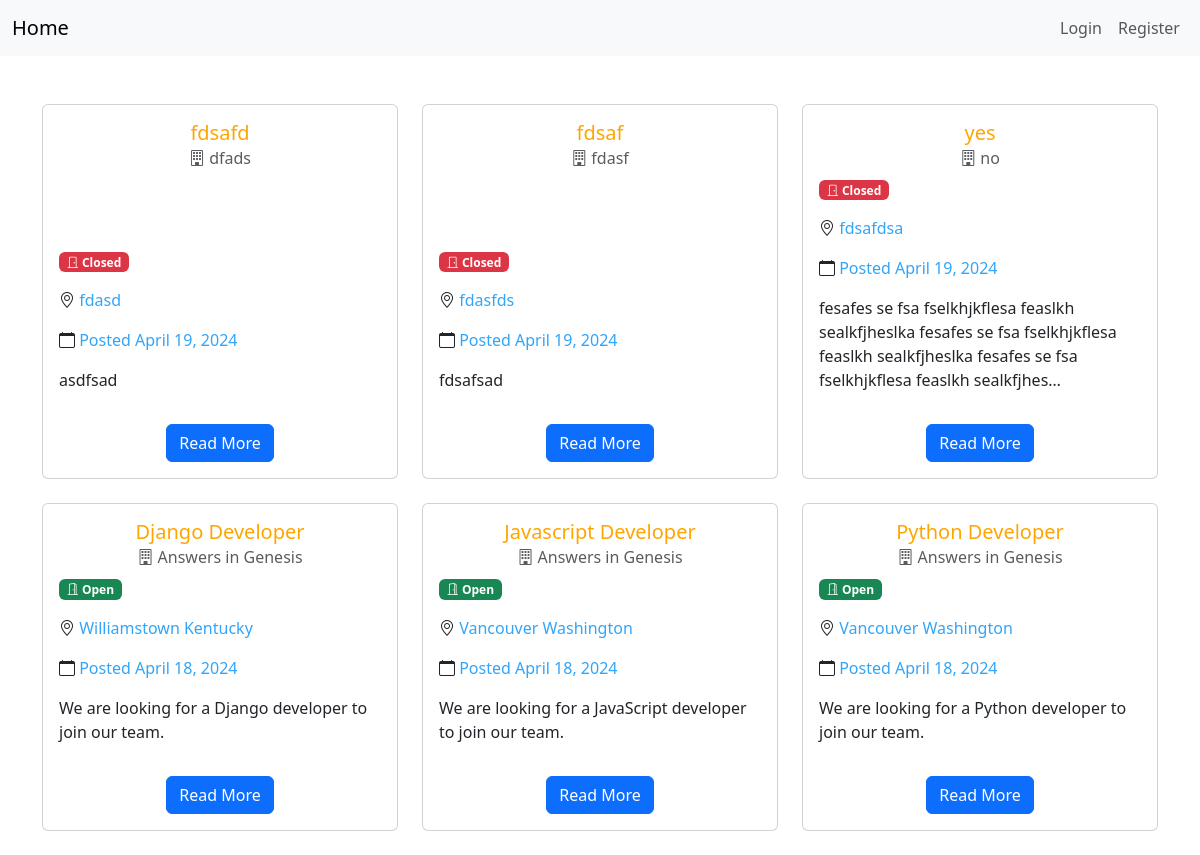
The app's page /, older data.
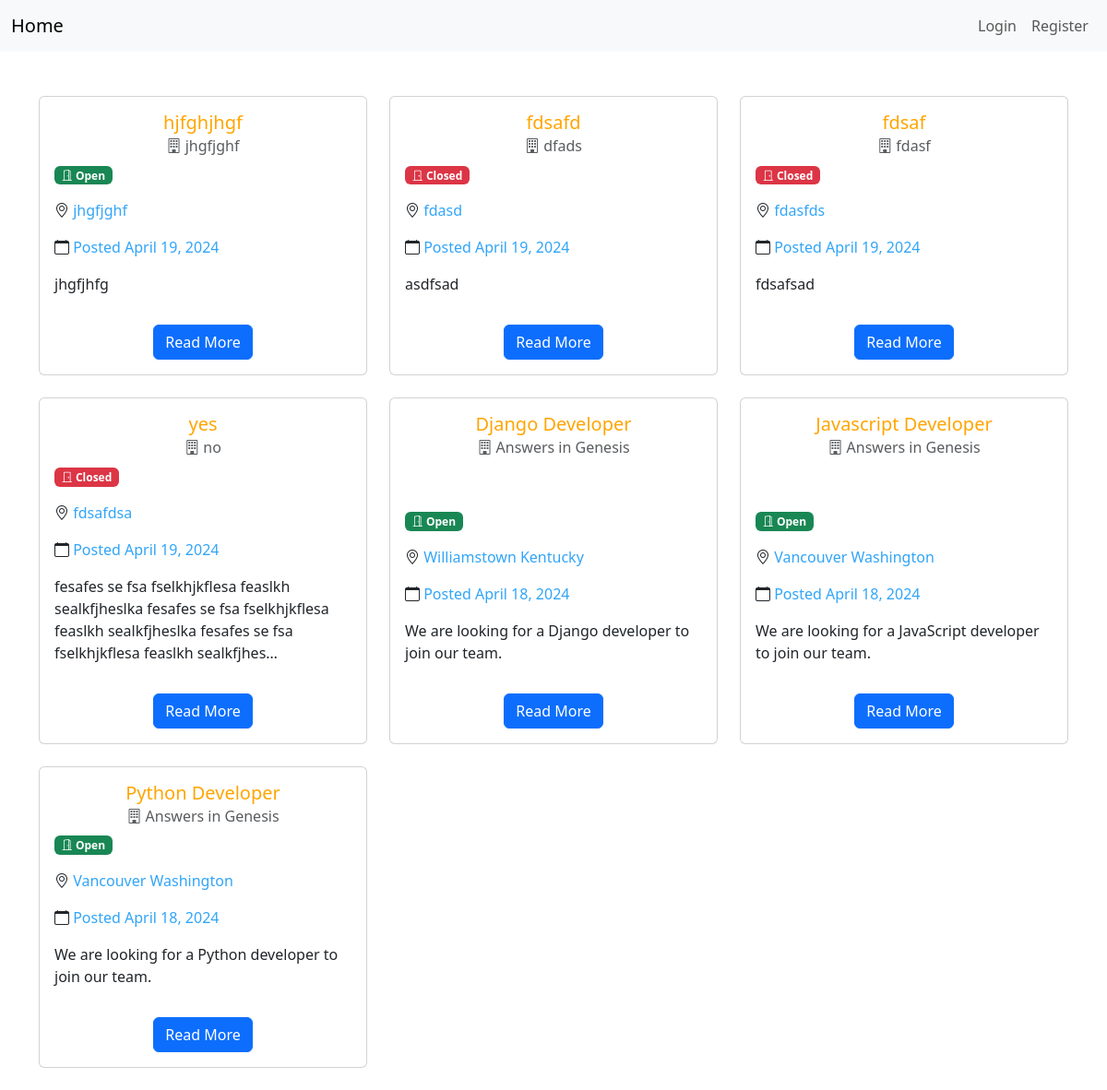
The same page, newer data.
### jobs/models.py (models this page shows, shortened)
class Job(models.Model):
    user = models.ForeignKey(User, null=True, blank=True, on_delete=models.CASCADE)
    title = models.CharField(max_length=100)
    company = models.CharField(max_length=100)
    description = models.TextField(null=True, blank=True)
    location = models.CharField(max_length=100)
    deadline = models.DateTimeField()
    updated_at = models.DateTimeField(auto_now=True)
    created_at = models.DateTimeField(auto_now_add=True)
    available = models.BooleanField(default=True)
    class Meta:
        ordering = ["-updated_at", "-created_at"]

### jobs/views.py (the view)
# urls.py: path("", views.index, name="index"),
def index(request):
    jobs = Job.objects.all()
    context = {
        "jobs": jobs,
    }
    return render(request, "index.html", context)

### jobs/templates/index.html
{% extends 'main.html' %}
{% block content %}
<div class="container mt-5">
  <div class="row">
    {% for job in jobs %}
    <div class="col-md-4 d-flex mb-4">
      <div class="card w-100">
        <div class="card-body d-flex flex-column">
          <h5 class="card-title text-center">
            <a href="{% url 'job' job.id %}" class="stretched-link text-decoration-none" style="color: orange;">
              {{ job.title }}
            </a>
          </h5>
          <h6 class="card-subtitle mb-2 text-muted text-center">
            <i class="bi bi-building"></i> {{ job.company }}
          </h6>
          <p class="mt-auto">
            <span class="badge {{ job.available|yesno:'bg-success,bg-danger' }}">
              <i class="bi {{ job.available|yesno:'bi-door-open,bi-door-closed' }}"></i> {{ job.available|yesno:'Open,Closed' }}
            </span>
          </p>
          <p>
            <i class="bi bi-geo-alt"></i> <span class="card-blue-detail">{{ job.location }}</span>
          </p>
          <p>
            <i class="bi bi-calendar"></i> <span class="card-blue-detail">Posted {{ job.created_at|date:"F d, Y" }}</span>
          </p>
          <p class="card-text">
            {{ job.description|truncatechars:150 }}
          </p>
          <div class="text-center mt-3">
            <a href="{% url 'job' job.id %}" class="btn btn-primary">Read More</a>
          </div>
        </div>
      </div>
    </div>
    {% endfor %}
  </div>
</div>
{% endblock %}

Row changes from the older to the newer data that the page shows:
added Job: title "hjfghjhgf", company "jhgfjghf", available "Open", location "jhgfjghf", created_at "April 19, 2024", description "jhgfjhfg"
